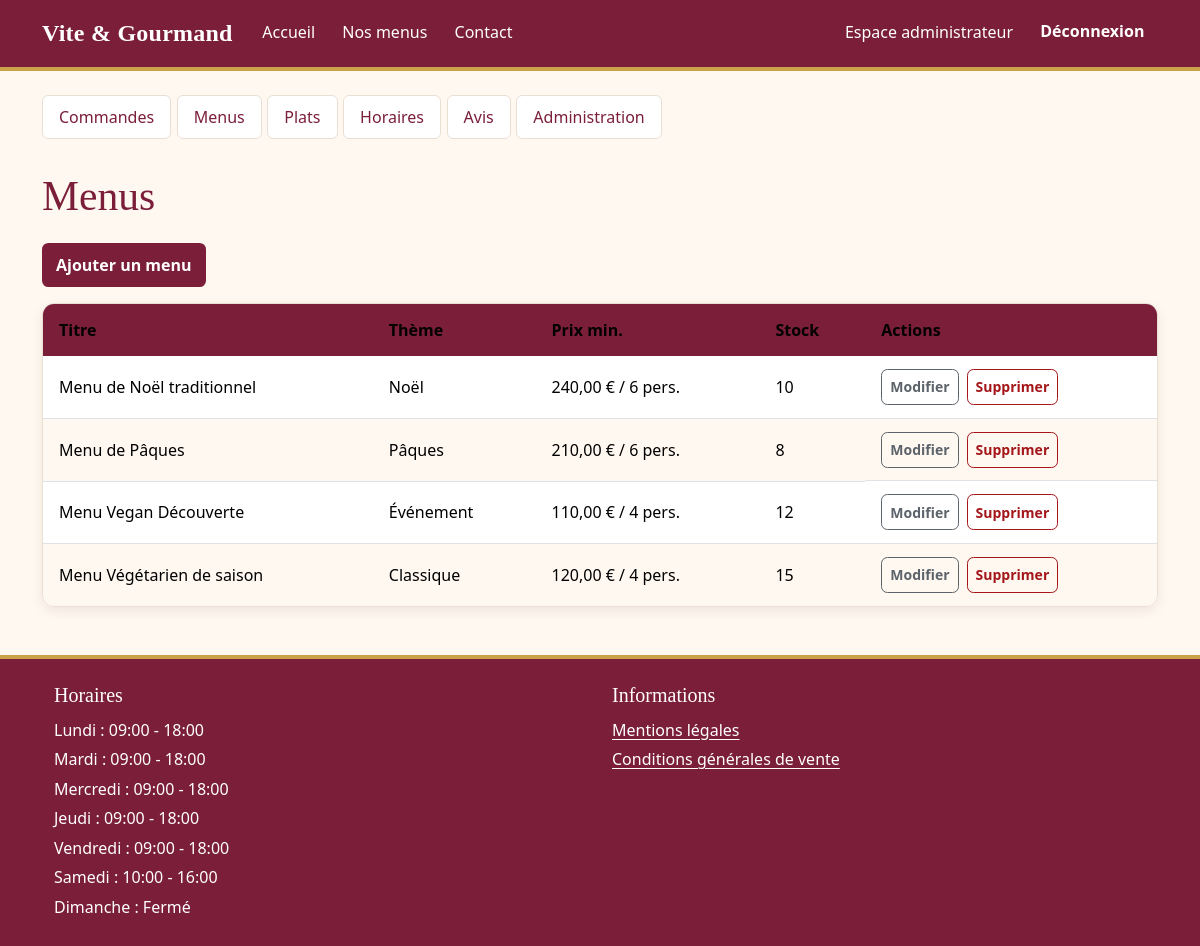
The page /employe-menus.php (signed in) on the database its author committed.
### tables this page shows
CREATE TABLE menu (
    menu_id                 INT AUTO_INCREMENT PRIMARY KEY,
    titre                   VARCHAR(150) NOT NULL,
    description             TEXT NOT NULL,
    nombre_personne_minimum INT NOT NULL CHECK (nombre_personne_minimum > 0),
    prix_minimum            DECIMAL(8,2) NOT NULL CHECK (prix_minimum >= 0),  
    conditions_menu         TEXT NOT NULL,         
    quantite_restante       INT NOT NULL DEFAULT 0 CHECK (quantite_restante >= 0),
    theme_id                INT NOT NULL,
    regime_id               INT NOT NULL,
    CONSTRAINT fk_menu_theme  FOREIGN KEY (theme_id)  REFERENCES theme(theme_id),
    CONSTRAINT fk_menu_regime FOREIGN KEY (regime_id) REFERENCES regime(regime_id)
);

CREATE TABLE theme (
    theme_id INT AUTO_INCREMENT PRIMARY KEY,
    libelle  VARCHAR(50) NOT NULL UNIQUE           
);

CREATE TABLE horaire (
    horaire_id     INT AUTO_INCREMENT PRIMARY KEY,
    jour           ENUM('lundi','mardi','mercredi','jeudi','vendredi','samedi','dimanche') NOT NULL UNIQUE,
    heure_ouverture TIME NULL,                     
    heure_fermeture TIME NULL
);

### includes/security.php (called while the page is built, shortened)
<?php
function e(?string $v): string {
    return htmlspecialchars((string)$v, ENT_QUOTES | ENT_SUBSTITUTE, 'UTF-8');
}
function current_user(): ?array {
    return $_SESSION['user'] ?? null;
}
function require_login(): array {
    $u = current_user();
    require_once __DIR__ . '/db.php';
    return $u;
}

### includes/db.php (called while the page is built, shortened)
<?php
function config(): array
{
    static $c = null;
    return $c ??= require __DIR__ . '\..\config\config.php';
}
function db(): PDO
{
    static $pdo = null;
    if ($pdo === null) {
        $c = config()['db'];
        $dsn = "mysql:host={$c['host']};dbname={$c['name']};charset=utf8mb4";
        $pdo = new PDO($dsn, $c['user'], $c['pass'], [
            PDO::ATTR_ERRMODE            => PDO::ERRMODE_EXCEPTION,
            PDO::ATTR_DEFAULT_FETCH_MODE => PDO::FETCH_ASSOC,
            PDO::ATTR_EMULATE_PREPARES   => false,
        ]);
    }
    return $pdo;
}

### public/employe-menus.php (the view, shortened to what this page needs)
<?php
require_once __DIR__ . '/../includes/db.php';
require_once __DIR__ . '/../includes/security.php';
$pdo = db();
$errors = [];
$menus = $pdo->query('SELECT m.menu_id, m.titre, m.prix_minimum, m.nombre_personne_minimum, m.quantite_restante, t.libelle AS theme FROM menu m JOIN theme t ON t.theme_id = m.theme_id ORDER BY m.titre')->fetchAll();
$editing = isset($_GET['edit']) || isset($_GET['nouveau']) || ($errors && $_SERVER['REQUEST_METHOD'] === 'POST');
require __DIR__ . '/../includes/header.php';
require __DIR__ . '/../includes/nav_employe.php';
?>
<h1>Menus</h1>
<?php if (!$editing): ?>
    <p><a class="btn btn-vg" href="/employe-menus.php?nouveau=1">Ajouter un menu</a></p>
    <div class="table-responsive"><table class="table align-middle">
        <thead><tr><th scope="col">Titre</th><th scope="col">Thème</th><th scope="col">Prix min.</th><th scope="col">Stock</th><th scope="col">Actions</th></tr></thead>
        <tbody>
        <?php foreach ($menus as $m): ?>
            <tr><td><?= e($m['titre']) ?></td><td><?= e($m['theme']) ?></td>
                <td><?= e(number_format((float)$m['prix_minimum'], 2, ',', ' ')) ?> € / <?= (int)$m['nombre_personne_minimum'] ?> pers.</td>
                <td><?= (int)$m['quantite_restante'] ?></td>
                <td class="d-flex gap-2">
                    <a class="btn btn-sm btn-outline-secondary" href="/employe-menus.php?edit=<?= (int)$m['menu_id'] ?>">Modifier<span class="visually-hidden"> <?= e($m['titre']) ?></span></a>
                    <form method="post" onsubmit="return confirm('Supprimer ce menu ?');">
                        <button class="btn btn-sm btn-outline-danger" type="submit">Supprimer<span class="visually-hidden"> <?= e($m['titre']) ?></span></button>
                    </form></td></tr>
        <?php endforeach; ?>
        </tbody></table></div>
<?php endif; ?>
<?php require __DIR__ . '/../includes/footer.php'; ?>

### includes/footer.php (shortened to what this page needs)
</main>
<?php
$horaires = db()->query("SELECT jour, heure_ouverture, heure_fermeture FROM horaire ORDER BY FIELD(jour,'lundi','mardi','mercredi','jeudi','vendredi','samedi','dimanche')")->fetchAll();
?>
<footer class="bg-vg text-white py-4 mt-4">
    <div class="container row mx-auto">
        <section class="col-md-6" aria-labelledby="titre-horaires">
            <h2 class="h5" id="titre-horaires">Horaires</h2>
            <ul class="list-unstyled mb-0">
            <?php foreach ($horaires as $h): ?>
                <li><?= e(ucfirst($h['jour'])) ?> :
                    <?= $h['heure_ouverture'] ? e(substr($h['heure_ouverture'],0,5)) . ' - ' . e(substr($h['heure_fermeture'],0,5)) : 'Fermé' ?>
                </li>
            <?php endforeach; ?>
            </ul>
        </section>
        <nav class="col-md-6" aria-label="Informations légales">
            <h2 class="h5">Informations</h2>
            <ul class="list-unstyled mb-0">
                <li><a class="text-white" href="/mentions-legales.php">Mentions légales</a></li>
                <li><a class="text-white" href="/cgv.php">Conditions générales de vente</a></li>
            </ul>
        </nav>
    </div>
</footer>
</body>
</html>

### public/assets/css/style.css (style rules this page uses)
:root { --vg-bordeaux: #7b1e3a; --vg-bordeaux-fonce: #5e162c; --vg-bordeaux-nuit: #3d0d1c; --vg-creme: #fff8f0; --vg-creme-fonce: #f4e9dc; --vg-or: #8a6a12; --vg-or-clair: #c9a24a; --vg-texte: #2b2b2b; --vg-gris: #5c636a; --vg-bordure: #eadfd3; --vg-focus: #0b57d0; --vg-blanc: #fff; --vg-rayon: .75rem; --vg-rayon-petit: .4rem; --vg-ombre: 0 .25rem .75rem rgba(61, 13, 28, .08); --vg-ombre-forte: 0 .6rem 1.4rem rgba(61, 13, 28, .16); --vg-serif: Georgia, "Times New Roman", serif; --vg-sans: system-ui, -apple-system, "Segoe UI", Roboto, "Helvetica Neue", Arial, sans-serif; }
html { scroll-behavior: smooth; }
body { background: var(--vg-creme); color: var(--vg-texte); font-family: var(--vg-sans); font-size: 1rem; line-height: 1.65; }
h1, h2, h3, h4, .navbar-brand { font-family: var(--vg-serif); line-height: 1.25; }
h1, h2 { color: var(--vg-bordeaux); }
h1 { font-size: clamp(1.9rem, 4vw, 2.6rem); margin-bottom: 1.25rem; }
main p, main li { max-width: 75ch; }
a { color: var(--vg-bordeaux); text-underline-offset: .2em; }
.bg-vg { background-color: var(--vg-bordeaux); }
.btn { border-radius: var(--vg-rayon-petit); font-weight: 600; min-height: 44px; display: inline-flex; align-items: center; justify-content: center; }
.btn-sm { min-height: 36px; }
.btn-vg { background: var(--vg-bordeaux); border: 2px solid var(--vg-bordeaux); color: #fff; }
.btn-outline-secondary { color: var(--vg-gris); border-color: var(--vg-gris); }
.btn-outline-danger { color: #a4161a; border-color: #a4161a; }
.table-responsive { border: 1px solid var(--vg-bordure); border-radius: var(--vg-rayon); background: #fff; box-shadow: var(--vg-ombre); }
.table { --bs-table-bg: transparent; margin-bottom: 0; color: var(--vg-texte); }
.table > thead { background: var(--vg-bordeaux); color: #fff; }
.table > thead th { font-weight: 600; border-bottom: 0; white-space: nowrap; }
.table > tbody > tr:nth-of-type(even) > * { background: var(--vg-creme); }
.table th, .table td { padding: .8rem 1rem; vertical-align: middle; }
footer.bg-vg { border-top: 4px solid var(--vg-or-clair); }
footer h2 { color: #fff; font-size: 1.15rem; margin-bottom: .6rem; }
footer ul li { padding-block: .1rem; }
footer a { color: #fff; text-decoration: underline; }

### rows shown on the page
menu: titre "Menu de Noël traditionnel", theme.libelle "Noël", prix_minimum "240,00", nombre_personne_minimum "6", quantite_restante "10"
menu: titre "Menu de Pâques", theme.libelle "Pâques", prix_minimum "210,00", nombre_personne_minimum "6", quantite_restante "8"
menu: titre "Menu Vegan Découverte", theme.libelle "Événement", prix_minimum "110,00", nombre_personne_minimum "4", quantite_restante "12"
menu: titre "Menu Végétarien de saison", theme.libelle "Classique", prix_minimum "120,00", nombre_personne_minimum "4", quantite_restante "15"
horaire: jour "Lundi", heure_ouverture "09:00", heure_fermeture "18:00"
horaire: jour "Mardi", heure_ouverture "09:00", heure_fermeture "18:00"
horaire: jour "Mercredi", heure_ouverture "09:00", heure_fermeture "18:00"
horaire: jour "Jeudi", heure_ouverture "09:00", heure_fermeture "18:00"
horaire: jour "Vendredi", heure_ouverture "09:00", heure_fermeture "18:00"
horaire: jour "Samedi", heure_ouverture "10:00", heure_fermeture "16:00"
horaire: jour "Dimanche", shows "Fermé"
